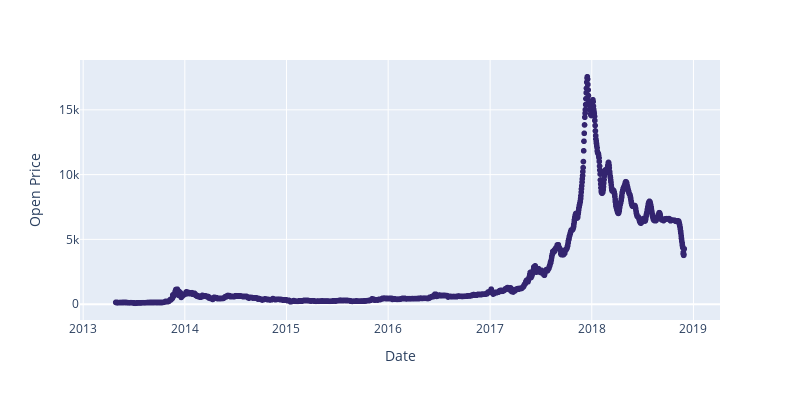

The code cell stored with this chart in its notebook:
### Code cell
fig = px.scatter(bopen3, x =bopen3.index, y = bopen3['open'],
                  height = 400, width = 800,color_discrete_sequence=['#33246f'])
fig.update_layout(xaxis_title = 'Date', yaxis_title='Open Price')

fig.show()

### Figure 1 — Plotly figure (JSON) as saved in the notebook; plotly's stock layout.template omitted (floating-point values rounded to 4 significant figures; data arrays with more than 128 entries replaced by an {"elided": "..."} marker saying what was removed)
{"data": [{"hovertemplate": "date=%{x}<br>open=%{y}<extra></extra>", "legendgroup": "", "marker": {"color": "#33246f", "symbol": "circle"}, "mode": "markers", "name": "", "showlegend": false, "type": "scattergl", "x": {"elided": "2042 str values"}, "xaxis": "x", "y": {"elided": "2042 float values"}, "yaxis": "y"}], "layout": {"height": 400, "legend": {"tracegroupgap": 0}, "margin": {"t": 60}, "width": 800, "xaxis": {"anchor": "y", "domain": [0, 1], "title": {"text": "Date"}}, "yaxis": {"anchor": "x", "domain": [0, 1], "title": {"text": "Open Price"}}}}
